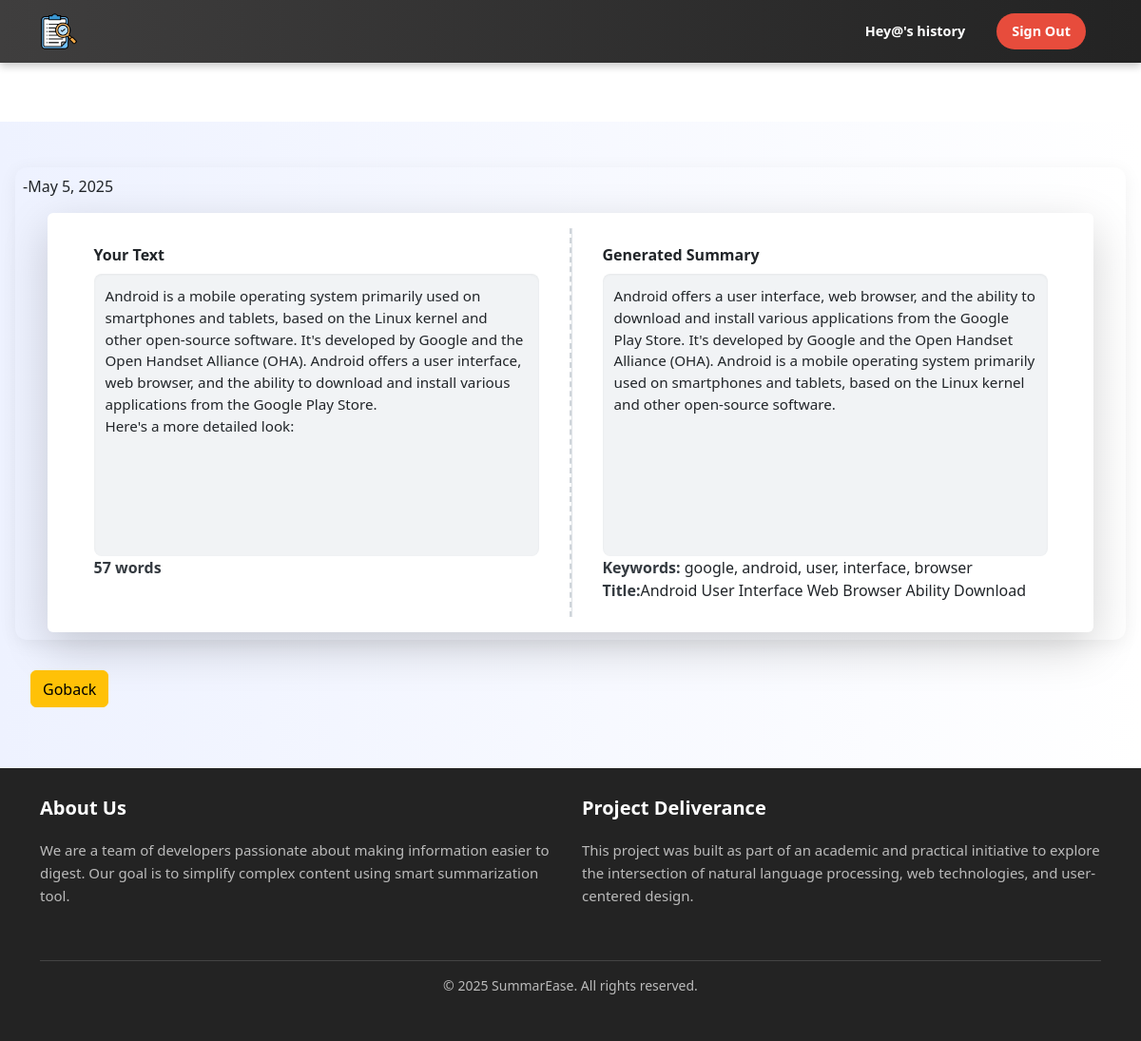
Screenshot of /summarydetail/7 (signed in) with the database file from the repository.
### mysummarizer/models.py (models this page shows, shortened)
class UserHistory(models.Model):
    user = models.ForeignKey(User, on_delete=models.CASCADE)
    generated_text = models.TextField()
    summary_text = models.TextField()
    summary_keywords=models.TextField(null=True)
    summary_title= models.CharField(max_length=250,null=True)
    created_at = models.DateTimeField(auto_now_add=True)
    updated_at = models.DateTimeField(auto_now=True)

### mysummarizer/views.py (the view)
# urls.py: path('summarydetail/<int:pk>',summary_user,name='summarydetail'),
def summary_user(request, pk):
    mysummary = get_object_or_404(UserHistory, pk=pk, user=request.user)
    data = {
        'text': mysummary.generated_text,
        'summary': mysummary.summary_text,
        'keywords': mysummary.summary_keywords,
        'title': mysummary.summary_title,
        'length': len(mysummary.generated_text.split()),
        'created_at': mysummary.created_at
    }
    return render(request, 'summarydetail.html', data)

### templates/summarydetail.html (shortened to what this page needs)
{% extends "base.html" %}
{% block content %}
<div class="summary-detail-page">
<main class="p-2 mtf">
    {% if created_at %}
    <span>-{{created_at|date}}</span>
    {% endif %}
    <div class="d-flex gap-2 justify-content-center mt-3 w-100 align-items-center">
        <div class="d-flex gap-2 justify-content-center shadow-lg rounded">
            <div class="d-flex flex-column p-3">
                <label for="texta">Your Text</label>
                <textarea rows="12" style="resize: none;" class="border-0" cols="53" id="texta" name="summary" placeholder="Enter or Paste your text here" readonly>{% if text %}{{text}}{% endif %}</textarea>
                {% if length %}
                <div class="d-flex w-100  align-items-center">
                    <div class="fw-bold">
                        {{length}} words
                    </div>
                </div>
                {% endif %}
            </div>
            <div class="border mx-2"></div>
            <div class="d-flex flex-column p-3">
                <label for="textb">Generated Summary</label>
                {% if summary %}
                <textarea rows="12" style="resize: none;" class="border-0" cols="53" id="textb" readonly>{{ summary }}</textarea>
                {% if keywords %}
                <div class="d-flex w-100  align-items-center">
                    <div class="">
                        <span class="fw-bold">Keywords:</span>
                        {{ keywords}}
                    </div>
                </div>
                {% endif %}
                {% if title %}
                <div class="d-flex">
                    <span class="fw-bold">Title: </span>
                    <span> {{ title }}</span>
                </div>
                </div>
                {% endif %}
                {% endif %}
            </div>
        </div>
    </div>
    <div class="m-3 w-100 d-flex justify-content-start">
       <a href="{% url "userhistory" request.user.id %}"><button class="btn btn-warning">Goback</button></a>
    </div>
</main>
{% endblock content %}

### templates/base.html (shortened to what this page needs)
{% load static %}
<!DOCTYPE html>
<html lang="en">
<head>
    <link href="{% static 'css/style.css' %}" rel="stylesheet">
    <link href="https://cdn.jsdelivr.net/npm/bootstrap@5.3.0/dist/css/bootstrap.min.css" rel="stylesheet">
    <link href="https://cdn.jsdelivr.net/npm/bootstrap-icons@1.5.0/font/bootstrap-icons.css" rel="stylesheet" type="text/css" />
</head>
<body>
<nav class="navbar navbar-expand-lg position-fixed top-0 navbar-dark bg-success bg-body-tertiary mynav w-100 z-3">
    <div class="container">
        <a class="navbar-brand me-2" href="{% url 'index' %}">
            <img
            src="{% static 'images/summary-check.png' %}"
            alt="Summarize Logo"
            loading="lazy"
            style="height: 40px; width: auto; object-fit: contain; margin: 0; padding: 0;"
        />
        </a>
        <div class="d-flex align-items-center">
            {% if user.is_authenticated %}
                <a href="{% url 'userhistory' request.user.id %}">
                    <button type="button" class="btn me-3 text-white">
                        {{ request.user | capfirst }}'s history
                    </button>
                </a>
                <a href="{% url 'signout' %}">
                    <button type="button" class="btn btn-danger me-3">
                        Sign Out
                    </button>
                </a>
            {% endif %}
        </div>
    </div>
</nav>
<main class="pt-5 mt-5">
    {% block content %}{% endblock content %}
<footer class="site-footer">
  <div class="container">
    <div class="row">
      <div class="col-md-6 mb-3">
        <h5>About Us</h5>
        <p>
          We are a team of developers passionate about making information easier to digest.
          Our goal is to simplify complex content using smart summarization tool.
        </p>
      </div>
      <div class="col-md-6 mb-3">
        <h5>Project Deliverance</h5>
        <p>
          This project was built as part of an academic and practical initiative to explore the intersection of natural language processing,
          web technologies, and user-centered design.
        </p>
      </div>
    </div>
    <div class="text-center mt-4">
      <p>&copy; 2025 SummarEase. All rights reserved.</p>
    </div>
  </div>
</footer>
</body>
</html>

### static/css/style.css (style rules this page uses)
:root { --primary-color: #6f42c1; --accent-color: #198754; --background-light: #f4f4f4; --text-dark: #212529; --text-light: #ffffff; --card-bg: #ffffff; }
body { margin: 0; padding: 0; font-family: 'Segoe UI', sans-serif; background-color: var(--background-light); color: var(--text-dark); padding-top: 80px; }
.navbar { background: linear-gradient(to right, #3f3e3e, #232323) !important; box-shadow: 0 4px 8px rgba(0, 0, 0, 0.2); padding-top: 10px; padding-bottom: 10px; z-index: 1030; }
.navbar-brand img { height: auto; width: 130px; transition: transform 0.3s ease; }
.navbar .btn { border-radius: 30px; padding: 8px 16px; font-size: 0.9rem; transition: background-color 0.3s ease, box-shadow 0.3s ease; }
.navbar .btn-danger { background-color: #e74c3c; border: none; color: #fff; }
.site-footer { background-color: #232323; color: #dcdcdc; padding: 30px 0; font-size: 15px; }
.site-footer h5 { color: #ffffff; font-weight: 600; margin-bottom: 20px; }
.site-footer p { line-height: 1.6; color: #bbbbbb; }
.site-footer .text-center { margin-top: 30px; border-top: 1px solid #444; padding-top: 15px; font-size: 14px; color: #aaaaaa; }
a { text-decoration: none; color: inherit; }
main { padding: 3rem 1rem; background: linear-gradient(to right, #eef2ff, #ffffff); font-family: 'Segoe UI', sans-serif; }
.shadow-lg { background: #ffffff; padding: 2rem; border-radius: 16px; box-shadow: 0 10px 25px rgba(0, 0, 0, 0.1); width: 500px; max-width: 100%; }
button.btn { border-radius: 10px; padding: 0.6rem 1.2rem; font-weight: 600; font-size: 1rem; transition: transform 0.2s ease-in-out, background-color 0.3s; }
.mtf { background-color: #f8f9fa; padding: 1rem 2rem; border-radius: 12px; box-shadow: 0 4px 16px rgba(0, 0, 0, 0.05); margin-bottom: 1rem; }
main .btn { padding: 0.4rem 0.75rem; border-radius: 6px; font-weight: 500; }
main .btn-warning { background-color: #ffc107; border-color: #ffc107; }
.summary-detail-page main.mtf { background-color: #fdfdfd; border-radius: 12px; padding: 2rem; box-shadow: 0 4px 20px rgba(0, 0, 0, 0.06); margin-bottom: 2rem; }
.summary-detail-page .shadow-lg { background-color: #ffffff; border-radius: 10px; padding: 1rem; width: 100%; max-width: 1100px; flex-wrap: wrap; }
.summary-detail-page label { font-weight: 600; margin-bottom: 0.5rem; }
.summary-detail-page textarea { background-color: #f1f3f5; padding: 0.75rem; font-size: 0.95rem; line-height: 1.5; border-radius: 8px; color: #212529; width: 100%; max-width: 100%; box-shadow: inset 0 1px 3px rgba(0,0,0,0.05); }
.summary-detail-page .d-flex.flex-column { min-width: 320px; max-width: 500px; }
.summary-detail-page .border.mx-2 { border-left: 2px dashed #ced4da !important; }
.summary-detail-page .fw-bold { color: #343a40; }

### rows the page displays
UserHistory: created_at "May 5, 2025", summary "Android is a mobile operating system primarily used on smartphones and tablets, based on the Linux kernel and other open-source software. It's developed by Google and the Open Handset Alliance (OHA). Android offers a user interface, web browser, and the ability to download and install various applications from the Google Play Store. Here's a more detailed look:", summary_text "Android offers a user interface, web browser, and the ability to download and install various applications from the Google Play Store. It's developed by Google and the Open Handset Alliance (OHA). Android is a mobile operating system primarily used on smartphones and tablets, based on the Linux kernel and other open-source software.", summary_keywords "google, android, user, interface, browser", summary_title "Android User Interface Web Browser Ability Download"

### other values shown
{{ request.user | capfirst }} "Hey@"
{{ length }} "57"
